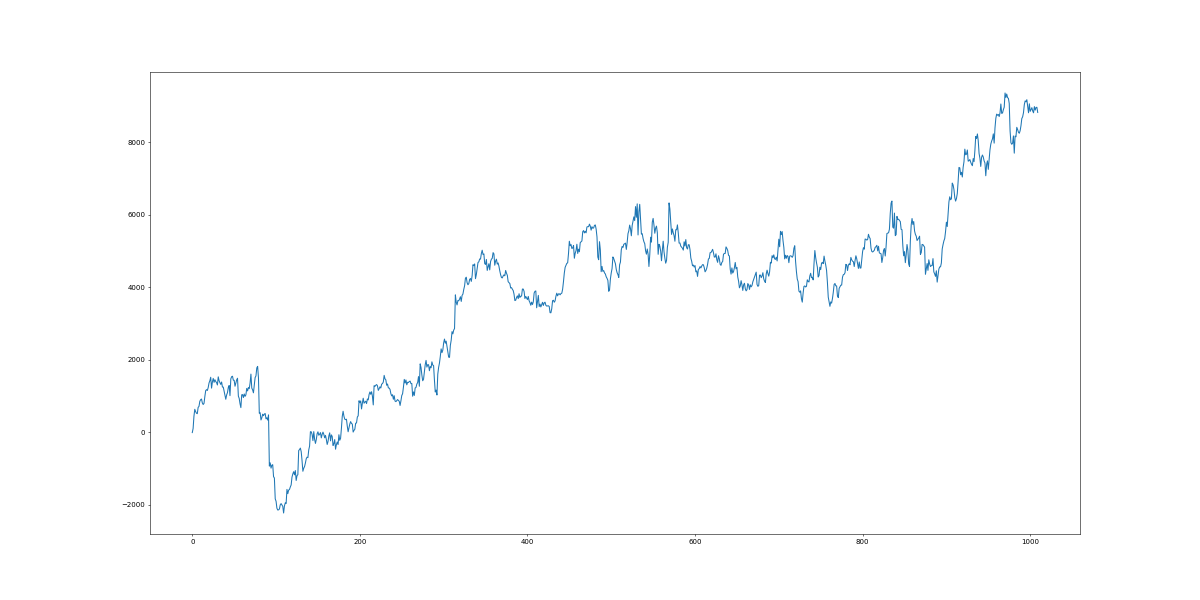

This figure's Python source:
import matplotlib.pyplot as plt
import pandas as pd

from lib import math
from lib import pandas_option as pd_op

report_path = "/mnt/c/Users/esfgs/bishamon/document/bitflyer/report/Lightning_TradeHistory_20210810.xls"


def add_price_comma(price: int) -> str:
    price = str(price)
    rev_price = ''.join(list(reversed(price)))
    add_comma_price = ""
    for i in range(len(rev_price)):
        add_comma_price += rev_price[i]
        if (i + 1) % 3 == 0:
            add_comma_price += ","
    price = ''.join(list(reversed(add_comma_price)))
    if(len(price) > 0 and price[0] == ","):
        price = price[1:]
    if(len(price) > 1 and price[0:2] == "-,"):
        price = "-" + price[2:]
    return price


def normalize_trading(report, entry_min, close_min):
    entries = report.copy()
    entries = entries[["date", "side", "price"]]
    entries = entries[(entries["date"].dt.minute == entry_min)]
    entries = entries.sort_values("date").reset_index(drop=True)
    duplicated_sides = entries[["date"]].duplicated(keep="last")
    entry_sides = entries[~duplicated_sides][["date", "side"]]
    entry_prices = entries.groupby("date").mean().reset_index()
    entries = pd.merge(entry_sides, entry_prices, on="date", how="inner")
    entries["date"] = entries["date"].dt.floor("H")
    entries = entries.rename(columns={"price": "entry_price"})

    closes = report.copy()
    closes = closes[["date", "side", "price"]]
    closes = closes[(closes["date"].dt.minute == close_min)]
    closes = closes.sort_values("date").reset_index(drop=True)
    closes = closes.groupby("date").mean().reset_index()
    closes["date"] = closes["date"].dt.floor("H")
    closes = closes.rename(columns={"price": "close_price"})

    return pd.merge(entries, closes, on="date", how="inner")


bet = 50000
leverage = 2

p1_entry_min = 1
p1_close_min = 18

p2_entry_min = 20
p2_close_min = 36

pd_op.display_max_columns()
pd_op.display_round_down()

leverage = 2

report = pd.read_excel(report_path, sheet_name=None, index_col=0)

report = report["Executions 1"].reset_index()
report = report[["日時", "売・買", "注文数量", "価格"]]
report.columns = ["date", "side", "size", "price"]

report["date"] = report["date"].replace("/", "-")
report["date"] = pd.to_datetime(report["date"])
report["date"] = report["date"].dt.strftime("%Y-%m-%d %H:%M:00")
report["date"] = pd.to_datetime(report["date"])
report.loc[report["side"] == "買い", "side"] = "BUY"
report.loc[report["side"] == "売り", "side"] = "SELL"
report = report[report["date"] >= '2021-07-12 00:00:00']
report = report.sort_values("date")
report = report.reset_index(drop=True)

p1_tradings = normalize_trading(report, p1_entry_min, p1_close_min)
p2_tradings = normalize_trading(report, p2_entry_min, p2_close_min)

tradings = p1_tradings.append(p2_tradings)
tradings = tradings[~((tradings["date"].dt.hour >= 3) &
                      (tradings["date"].dt.hour <= 7))]
tradings = tradings.sort_values("date")
tradings = tradings.reset_index(drop=True)

tradings["amount"] = bet / tradings["entry_price"]

tradings_buy = tradings[tradings["side"] == "BUY"]
tradings_buy = tradings_buy.copy()
tradings_buy["profit"] = (
    tradings_buy["amount"] * tradings_buy["close_price"]) - bet

tradings_sell = tradings[tradings["side"] == "SELL"]
tradings_sell = tradings_sell.copy()
tradings_sell["profit"] = bet - \
    (tradings_sell["amount"] * tradings_sell["close_price"])

result = tradings_buy.append(tradings_sell)
result = result[["date", "profit"]]
result = result.sort_values("date")
result = result.reset_index(drop=True)

wins = result["profit"][result["profit"] > 0]
loses = result["profit"][result["profit"] < 0]

profit = int(result["profit"].sum() * leverage)
pf = wins.sum() / -(loses.sum())
pf = math.round_down(pf, -2)
wp = len(wins) / (len(wins) + len(loses)) * 100
wp = math.round_down(wp, 0)
cnt = len(result)

start_date = result.iloc[0]["date"]
end_date = result.iloc[len(result) - 1]["date"]

print(start_date, "～", end_date)
print("総利益", add_price_comma(profit), "円")
print("pf", pf)
print("wp", wp)
print("cnt", cnt)

asset_flow = []
p = 0
for i in range(len(result)):
    p += result.iloc[i]["profit"]
    asset_flow.append(p)

fig = plt.figure(figsize=(24, 12), dpi=50)
ax1 = fig.add_subplot(1, 1, 1)
ax1.plot(list(range(len(asset_flow))), asset_flow)
fig.savefig("backtest_real_data.png")
